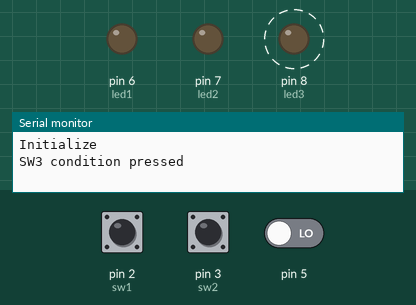
The program below on a simulated Arduino Mega 2560, built with avr-gcc and run on an emulated ATmega2560. Parts: output pins drawn as LEDs (lit = HIGH), the last lines printed to the serial monitor. Dashed ring = blinking. The inputs (shaded band) are chosen by the test bench; at power-on: pin 2 (sw1) HIGH, pin 3 (sw2) HIGH, pin 5 LOW.

Above: at 1.2 s.
1.3 s: pin 2 (sw1) pulled LOW for 3.2 s
6.0 s: pin 3 (sw2) pulled LOW for 0.15 s
At 8.1 s:
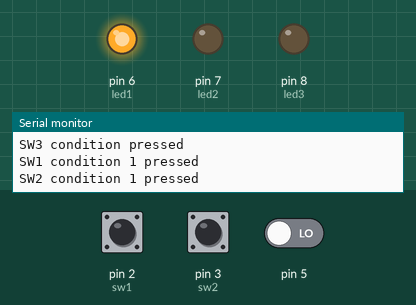
9.0 s: pin 3 (sw2) pulled LOW for 1 s
At 9.4 s:
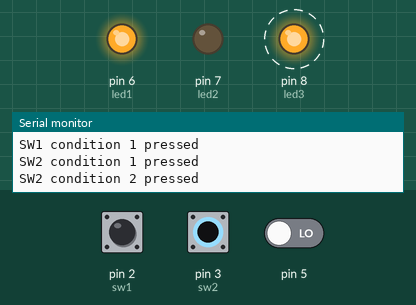
13.0 s: pin 2 (sw1) pulled LOW for 0.15 s
At 14.6 s:
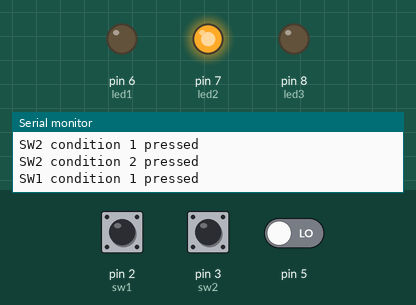
16.0 s: pin 2 (sw1) pulled LOW for 1 s
At 16.8 s:
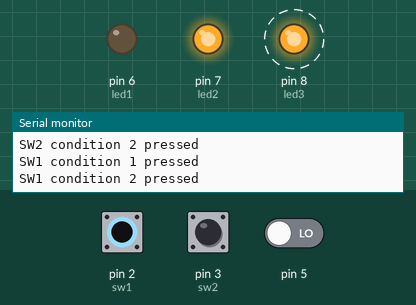
20.0 s: pin 3 (sw2) pulled LOW for 3.2 s
At 20.37 s:
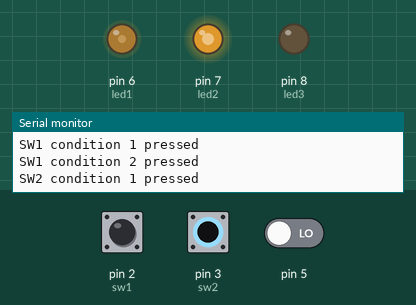
Timing chart, 0 to 23.0 s (numbered marks = the images above; inputs shaded):
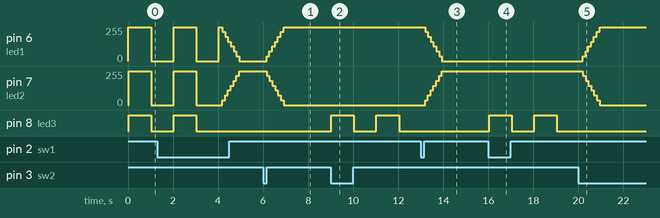

Measured:
- after the input at 6.0 s, pin 6 (led1): moves from 0/255 to 255/255 over 0.75 s, starting after 0.16 s; pin 7 (led2): moves from 255/255 to 0/255 over 0.75 s, starting after 0.16 s
- after the input at 9.0 s, pin 8 (led3): alternates HIGH for 1.0 s and LOW for 1.0 s, starting at once
- after the input at 13.0 s, pin 6 (led1): moves from 255/255 to 0/255 over 0.75 s, starting after 0.19 s; pin 7 (led2): moves from 0/255 to 255/255 over 0.75 s, starting after 0.19 s
- after the input at 16.0 s, pin 8 (led3): alternates HIGH for 1.0 s and LOW for 1.0 s, starting at once
- after the input at 20.0 s, pin 6 (led1): moves from 0/255 to 255/255 over 0.75 s, starting after 0.19 s; pin 7 (led2): moves from 255/255 to 0/255 over 0.75 s, starting after 0.19 s
- by itself, pin 6 (led1): ramps from 255/255 to 0/255 and jumps back, once every 2.0 s

The program:

main.cpp
```cpp
#include <Arduino.h>

const int debounceDelay = 10;

const int led1 = 6;
const int led2 = 7;
const int led3 = 8;

const int sw1 = 2;
const int sw2 = 3;
const int sw3 = 5;

byte last_sw1_state = HIGH;
byte last_sw2_state = HIGH;
byte last_sw3_state = HIGH;

byte sw1_state;
byte sw2_state;
byte sw3_state;

bool led1_flag;
bool led2_flag;

const int fade[8] = {0, 37, 73, 110, 146, 182, 219, 255};

void initialize() {
  analogWrite(led1, 255);
  analogWrite(led2, 0);
  analogWrite(led3, 0);
  led1_flag = true;
  led2_flag = false;
  Serial.println("Initialize");
}

boolean debounce(int pin) {
  boolean state;
  boolean previousState;

  previousState = digitalRead(pin);
  for (int i = 0; i < debounceDelay; i++)
  {
    delay(1);
    state = digitalRead(pin);
    if(state != previousState) {
      i = 0;
      previousState = state;
    }
  }

  return state;
}

void led1_fade_out_led2_fade_in() {
  for (int i = 0; i < 8; i++) {
    analogWrite(led2, fade[i]);
    analogWrite(led1, fade[7-i]);
    delay(125);
  }
  led1_flag = false;
  led2_flag = true;
}

void led3_2_times_blink() {
  for (int i = 0; i < 2; i++)
  {
    analogWrite(led3, 255);
    delay(1000);
    analogWrite(led3, 0);
    delay(1000);
  }
}

void led1_fade_in_led2_fade_out() {
  for (int i = 0; i < 8; i++)
  {
    analogWrite(led1, fade[i]);
    analogWrite(led2, fade[7-i]);
    delay(125);
  }

  led1_flag = true;
  led2_flag = false;
}

void all_led_2_times_blink_then_led1_on_led2_led3_off() {
  for (int i = 0; i < 2; i++)
  {
    analogWrite(led1, 255);
    analogWrite(led2, 255);
    analogWrite(led3, 255);
    delay(1000);
    analogWrite(led3, 0);
    analogWrite(led2, 0);
    analogWrite(led1, 0);
    delay(1000);
  }

  analogWrite(led1, 255);

  led1_flag = true;
  led2_flag = false;
}

void setup() {
  Serial.begin(9600);
  pinMode(led1, OUTPUT);
  pinMode(led2, OUTPUT);
  pinMode(sw1, INPUT);
  pinMode(sw2, INPUT);
  initialize();
}

void loop() {
  sw1_state = debounce(sw1);
  sw2_state = debounce(sw2);
  sw3_state = debounce(sw3);

  if(sw1_state != last_sw1_state) {
    last_sw1_state = sw1_state;

    if(sw1_state == LOW && led1_flag && !led2_flag) {
      Serial.println("SW1 condition 1 pressed");
      led1_fade_out_led2_fade_in();
    }else if(sw1_state == LOW && !led1_flag && led2_flag) {
      Serial.println("SW1 condition 2 pressed");
      led3_2_times_blink();
    }
  }

  if(sw2_state != last_sw2_state) {
    last_sw2_state = sw2_state;

    if(sw2_state == LOW && !led1_flag && led2_flag) {
      Serial.println("SW2 condition 1 pressed");
      led1_fade_in_led2_fade_out();
    }else if(sw2_state == LOW && led1_flag && !led2_flag) {
      Serial.println("SW2 condition 2 pressed");
      led3_2_times_blink();
    }
  }

  if(sw3_state != last_sw3_state) {
    last_sw3_state = sw3_state;

    if(sw3_state == LOW) {
      Serial.println("SW3 condition pressed");
      all_led_2_times_blink_then_led1_on_led2_led3_off();
    }
  }
}
```
